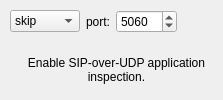
         <widget class="QWidget" name="label652">
          <attribute name="title">
           <string>sip udp</string>
          </attribute>
          <layout class="QGridLayout">
           <property name="leftMargin">
            <number>10</number>
           </property>
           <property name="topMargin">
            <number>10</number>
           </property>
           <property name="rightMargin">
            <number>0</number>
           </property>
           <property name="bottomMargin">
            <number>0</number>
           </property>
           <item row="1" column="0" colspan="4">
            <widget class="QLabel" name="label698">
             <property name="text">
              <string>Enable SIP-over-UDP application inspection.</string>
             </property>
             <property name="alignment">
              <set>Qt::AlignCenter</set>
             </property>
             <property name="wordWrap">
              <bool>true</bool>
             </property>
            </widget>
           </item>
           <item row="0" column="2">
            <widget class="QSpinBox" name="pix_sip_udp_port1">
             <property name="minimum">
              <number>1</number>
             </property>
             <property name="maximum">
              <number>65535</number>
             </property>
             <property name="value">
              <number>5060</number>
             </property>
            </widget>
           </item>
           <item row="0" column="1">
            <widget class="QLabel" name="label711">
             <property name="text">
              <string>port:</string>
             </property>
             <property name="alignment">
              <set>Qt::AlignCenter</set>
             </property>
             <property name="wordWrap">
              <bool>false</bool>
             </property>
            </widget>
           </item>
           <item row="0" column="3">
            <spacer>
             <property name="orientation">
              <enum>Qt::Horizontal</enum>
             </property>
             <property name="sizeType">
              <enum>QSizePolicy::Expanding</enum>
             </property>
             <property name="sizeHint" stdset="0">
              <size>
               <width>40</width>
               <height>20</height>
              </size>
             </property>
            </spacer>
           </item>
           <item row="0" column="0">
            <widget class="QComboBox" name="pix_sipudp_switch">
             <item>
              <property name="text">
               <string>skip</string>
              </property>
             </item>
             <item>
              <property name="text">
               <string>enable</string>
              </property>
             </item>
             <item>
              <property name="text">
               <string>disable</string>
              </property>
             </item>
            </widget>
           </item>
          </layout>
         </widget>
